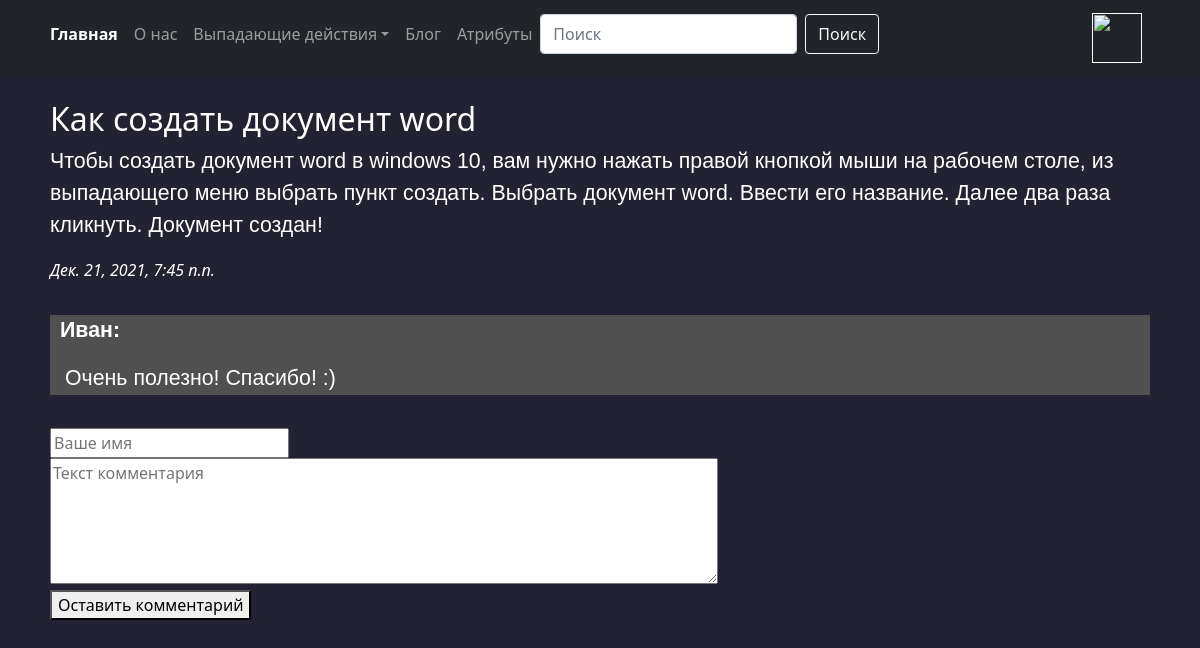
Screenshot of /artivles/3/ with the database file from the repository.
### artivles/models.py (models this page shows, shortened)
class Article(models.Model):
	article_title = models.CharField('название статьи', max_length = 200)
	article_text = models.TextField('текст статьи')
	pup_date = models.DateTimeField('дата публикации')
	def was_published_recently(self):
		return self.pup_date >= (timezone.now() - datetime.timedelta(days = 7))
	class Meta:
		verbose_name = 'Статья'
		verbose_name_plural = 'Статьи'

class Comment(models.Model):
	article = models.ForeignKey(Article, on_delete = models.CASCADE)
	Avtor_name = models.CharField('имя автора', max_length = 70)
	comment_text = models.CharField('текст комментария', max_length = 500)
	class Meta:
		verbose_name = 'Комментарий'
		verbose_name_plural = 'Комментарии'

### artivles/views.py (the view)
# urls.py: path('<int:article_id>/', views.detail, name = 'detail'),
def detail(request, article_id):
	try:
		a = Article.objects.get(id = article_id)
	except:
		raise Http404("Статья не найдена!")
	latest_comment_list = a.comment_set.order_by('-id')[:10]
	return render(request, 'artivles/detail.html', {'article': a,'latest_comment_list':latest_comment_list})

### artivles/templates/artivles/detail.html (shortened to what this page needs)
{% extends 'base.html' %}
{% block content %}
	<h2>{{article.article_title}}</h2>
	<p>{{article.article_text}}</p>
	<em>{{article.pup_date}}</em>
	<hr>
	{% if latest_comment_list %}
		{% for c in latest_comment_list %}
			<div style="background: #505050">
			<p style="margin-left: 10px">
				<strong> {{c.Avtor_name}}:</strong>
				<p style="margin-left: 15px"> {{c.comment_text}}</p>
			</p>
			</div>
		{% endfor %}
	{% else %}
	Комментарии не найдены! Станьте первым!
	{% endif %}
	<hr>
	<form action="{% url 'artivles:leave_comment' article.id %}" method="POST">
		<input type="text" required placeholder="Ваше имя" name="name"><br>
		<textarea name="text" required placeholder="Текст комментария" cols="70" rows="5"></textarea><br>
		<button type="submit">Оставить комментарий</button>
	</form>
{% endblock %}

### artivles/templates/base.html (style rules this page uses)
body { background: #223 }
p { font-style: bold; font-family: sans-serif; font-size: 16pt; color: white }
h2 { color: white }
em { color: white }
form { color: white }

### rows the page displays
Article: article_title "Как создать документ word", article_text "Чтобы создать документ word в windows 10, вам нужно нажать правой кнопкой мыши на рабочем столе, из выпадающего меню выбрать пункт создать. Выбрать документ word. Ввести его название. Далее два раза кликнуть. Документ создан!", pup_date "Дек. 21, 2021, 7:45 п.п."
Comment: Avtor_name "Иван", comment_text "Очень полезно! Спасибо! :)"
